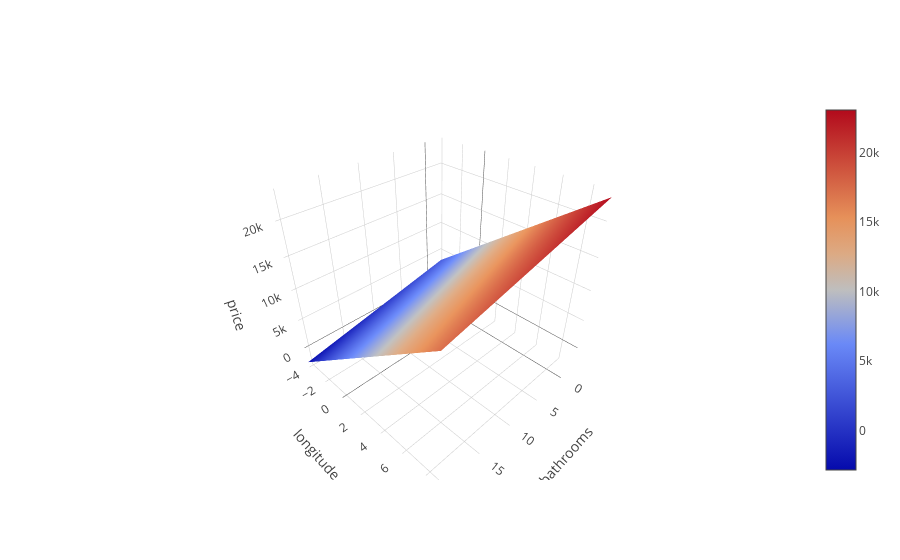

The code cell stored with this chart in its notebook:
### Code cell
# 3D visualization of two-feature model:

import itertools
import plotly.graph_objs as go
from plotly.offline import init_notebook_mode, iplot
init_notebook_mode(connected=True)

def configure_plotly_browser_state():
    import IPython
    display(IPython.core.display.HTML('''
        <script src="/static/components/requirejs/require.js"></script>
        <script>
          requirejs.config({
            paths: {
              base: '/static/base',
              plotly: 'https://cdn.plot.ly/plotly-latest.min.js?noext',
            },
          });
        </script>
        '''))
    
def viz3D(fitted_model, X, features, target='', num=100):
    """
    Visualize model predictions in 3D, for regression model fit on 2 features
    
    Parameters
    ----------
    fitted_model : scikit-learn model, already fitted
    X : pandas dataframe, which was used to fit model
    features : list of strings, column names of the 2 features
    target : string, name of target
    num : int, number of grid points for each feature
    
    References
    ----------
    https://plot.ly/python/3d-charts/
    """
    feature1, feature2 = features
    min1, max1 = X[feature1].min(), X[feature1].max()
    min2, max2 = X[feature2].min(), X[feature2].max()
    x1 = np.linspace(min1, max1, num)
    x2 = np.linspace(min2, max2, num)
    combos = list(itertools.product(x1, x2))
    Z = fitted_model.predict(combos).reshape(num, num)
    
    configure_plotly_browser_state()
    data = [go.Surface(x=x1, y=x2, z=Z)]
    layout = go.Layout(
        scene={'xaxis': {'title': feature1, 'range': [min1,max1], 'showticklabels': True}, 
               'yaxis': {'title': feature2, 'range': [min2,max2], 'showticklabels': True}, 
               'zaxis': {'title': target, 'showticklabels': True}}, 
    )
    fig = go.Figure(data=data, layout=layout)
    iplot(fig)

viz3D(model, pd.DataFrame(data=X_train, columns=['bathrooms','longitude']), features, target)

### Figure 1 — Plotly figure (JSON) as saved in the notebook; plotly's stock layout.template omitted (floating-point values rounded to 4 significant figures; data arrays with more than 128 entries replaced by an {"elided": "..."} marker saying what was removed)
{"data": [{"type": "surface", "uid": "176c574a-29a3-490d-885e-484f1a1adb24", "x": [-2.752, -2.516, -2.281, -2.045, -1.81, -1.574, -1.339, -1.103, -0.868, -0.6325, -0.397, -0.1615, 0.07393, 0.3094, 0.5449, 0.7804, 1.016, 1.251, 1.487, 1.722, 1.958, 2.193, 2.429, 2.664, 2.9, 3.135, 3.371, 3.606, 3.842, 4.077, 4.312, 4.548, 4.783, 5.019, 5.254, 5.49, 5.725, 5.961, 6.196, 6.432, 6.667, 6.903, 7.138, 7.374, 7.609, 7.845, 8.08, 8.316, 8.551, 8.787, 9.022, 9.257, 9.493, 9.728, 9.964, 10.2, 10.43, 10.67, 10.91, 11.14, 11.38, 11.61, 11.85, 12.08, 12.32, 12.55, 12.79, 13.03, 13.26, 13.5, 13.73, 13.97, 14.2, 14.44, 14.67, 14.91, 15.14, 15.38, 15.62, 15.85, 16.09, 16.32, 16.56, 16.79, 17.03, 17.26, 17.5, 17.73, 17.97, 18.21, 18.44, 18.68, 18.91, 19.15, 19.38, 19.62, 19.85, 20.09, 20.32, 20.56], "y": [-4.102, -3.968, -3.834, -3.699, -3.565, -3.431, -3.296, -3.162, -3.028, -2.893, -2.759, -2.625, -2.491, -2.356, -2.222, -2.088, -1.953, -1.819, -1.685, -1.551, -1.416, -1.282, -1.148, -1.013, -0.8791, -0.7448, -0.6105, -0.4762, -0.3419, -0.2076, -0.07334, 0.06096, 0.1952, 0.3295, 0.4638, 0.5981, 0.7324, 0.8667, 1.001, 1.135, 1.27, 1.404, 1.538, 1.672, 1.807, 1.941, 2.075, 2.21, 2.344, 2.478, 2.613, 2.747, 2.881, 3.015, 3.15, 3.284, 3.418, 3.553, 3.687, 3.821, 3.955, 4.09, 4.224, 4.358, 4.493, 4.627, 4.761, 4.896, 5.03, 5.164, 5.298, 5.433, 5.567, 5.701, 5.836, 5.97, 6.104, 6.238, 6.373, 6.507, 6.641, 6.776, 6.91, 7.044, 7.178, 7.313, 7.447, 7.581, 7.716, 7.85, 7.984, 8.119, 8.253, 8.387, 8.521, 8.656, 8.79, 8.924, 9.059, 9.193], "z": {"elided": "100x100 float values"}}], "layout": {"scene": {"xaxis": {"range": [-2.752, 20.56], "showticklabels": true, "title": {"text": "bathrooms"}}, "yaxis": {"range": [-4.102, 9.193], "showticklabels": true, "title": {"text": "longitude"}}, "zaxis": {"showticklabels": true, "title": {"text": "price"}}}}}
